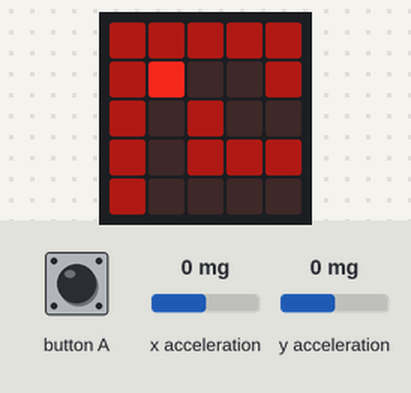
Simulated run of this program. Board: BBC micro:bit running MicroPython. On the bench: the board's 5×5 LED display. Inputs (shaded band) come from the test bench; at power-on: y acceleration 0 mg, x acceleration 0 mg. Random numbers come from a fixed seed.

Above: at 5.0 s.
5.1 s: y acceleration set to 750 mg
At 7.5 s:
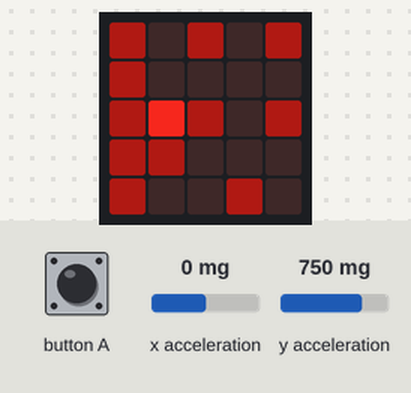
7.7 s: button A pressed for 1 s
At 8.0 s:
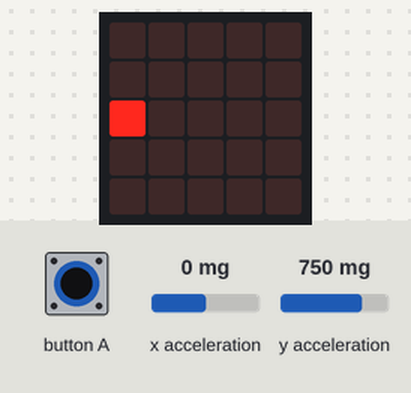
10.2 s: button A pressed for 3.2 s
At 10.66 s:
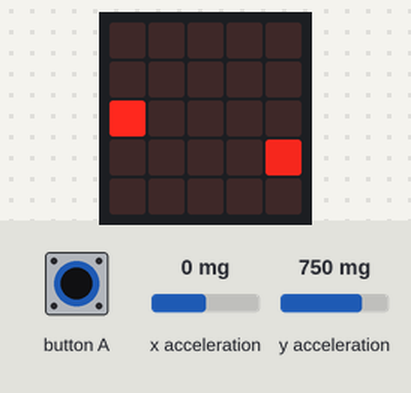
14.9 s: y acceleration set to 1 mg
16.4 s: y acceleration set to -2 mg
At 16.79 s:
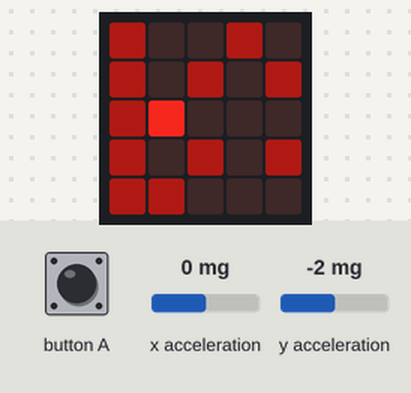
19.4 s: button A pressed for 0.25 s
At 19.66 s:
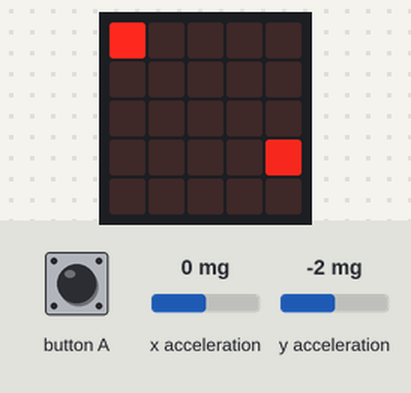
Timing chart, 0 to 22.2 s (numbered marks = the images above; inputs shaded):
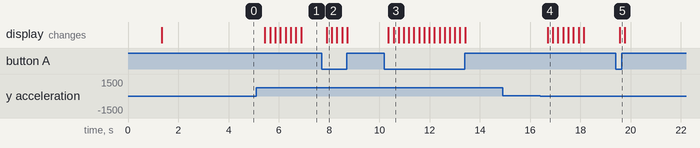

Measured:
- the behaviour switches between 0 and -1 mg on y acceleration (found by bisection; images 3 and 4)
- after the input at 5.1 s, the display: first changes after 0.35 s (image 1 shows a later state)
- after the input at 7.7 s, the display: changes after 0.21 s (image 2)
- after the input at 10.2 s, the display: first changes after 0.16 s (image 3 shows a later state)
- after the input at 14.9 s, every drawn part: stays the same
- after the input at 16.4 s, the display: changes after 0.29 s (image 4)
- after the input at 19.4 s, the display: changes after 0.17 s (image 5)

The program:

maze-random-branch-factor.py
```python
# -*- coding: utf-8 -*-

import microbit as m
from random import randrange as rr

WH = 20
SH = 5

def clamp(a, b, c):
    return max(min(c, b), a)

class Game:
    def __init__(self):
        self.world = bytearray(WH * WH)
        self.player = [ 1, 1 ]
        self.pos = [0, 0]

    def getworld(self, x, y):
        return self.world[x + y * WH]

    def setworld(self, x, y, s):
        self.world[x + y * WH] = s

    def world2screen(self, p):
        return [ p[0] - self.pos[0], p[1] - self.pos[1] ]

    def screen2world(self, p):
        return [ p[0] + self.pos[0], p[1] + self.pos[1] ]

    def getscreen(self, x, y):
        p = self.screen2world((x, y))
        if p == self.player:
            return 4
        else:
            return self.getworld(p[0], p[1])

    def trymove1axis(self, p, d, axis):
        q = [ p[0], p[1] ]
        q[axis] += d
        if q[axis] < 0 or q[axis] >= WH:
            return False, p
        if self.getworld(q[0], q[1]) != 0:
            return False, q
        return True, q

    def updatepos(self):
        self.pos[0] = clamp(0, self.player[0] - SH // 2, WH - SH)
        self.pos[1] = clamp(0, self.player[1] - SH // 2, WH - SH)

    def moveplayer(self, dxy, ax):
        for i in range(2):
            if dxy[ax] != 0:
                r, q = self.trymove1axis(self.player, dxy[ax], ax)
                if r:
                    self.player = q
                    self.updatepos()
                    return True
            ax = 1 - ax
        return False

XX = "2101"
YY = "1210"

CACTGOAL = 3
CAVAIL = 2
CWALL = 1
CEMPTY = 0

def mazesearchactive(g, k):
    for x in range(1, WH - 1):
        for y in range(1, WH - 1):
            if g.getworld(x, y) & 0x03 == CACTGOAL:
                if k == 0:
                    return x, y,
                k -= 1
    return None, None

def mazeupd(g, x, y, active, d):
    p = g.getworld(x, y)
    if p & 0x03 == CACTGOAL:
        g.setworld(x, y, CWALL)
        active -= 1
    elif p == CAVAIL:
        g.setworld(x, y, CACTGOAL + (d << 2))
        active += 1

    return active

def maze(g, prob_max, prob_t):
    active = 0
    for x in range(WH):
        for y in range(WH):
            if x == 0 or y == 0 or x == WH - 1 or y == WH - 1:
                g.setworld(x, y, CWALL)
            else:
                g.setworld(x, y, CAVAIL)

    g.setworld(1, 1, CACTGOAL)
    active += 1

    nx, ny = -1, -1

    while active > 0:

        if nx == -1:
            x, y = mazesearchactive(g, rr(active))
        else:
            x, y = nx, ny
            nx, ny = -1, -1

        lastd = g.getworld(x, y) >> 2

        g.setworld(x, y, CEMPTY)
        active -= 1

        for d in range(4):
            nactive = mazeupd(g, x + int(XX[d]) - 1, y + int(YY[d]) - 1, active, d)
            if lastd == d and nactive > active and rr(prob_max) < prob_t:
                nx, ny = x + int(XX[d]) - 1, y + int(YY[d]) - 1
            active = nactive

    g.setworld(x, y, CACTGOAL)
    return x, y

h = rr(10)
m.display.show(str(h))
g = Game()
gx, gy = maze(g, 10, h)

f = 0

while True:

    if m.button_a.is_pressed():
        m.display.clear()
        m.display.set_pixel(g.player[0] * SH // WH, g.player[1] * SH // WH, 9)
        m.display.set_pixel(gx * SH // WH, gy * SH // WH, 8 * (f % 2))
    else:

        for y in range(SH):
            for x in range(SH):
                v = g.getscreen(x, y)
                if v == CACTGOAL and f % 2 == 1:
                    v = 0
                m.display.set_pixel(x, y, v * 2)

        if abs(g.player[0] - gx) + abs(g.player[1] - gy) <= 1:
            break

        dx = m.accelerometer.get_x()
        dy = m.accelerometer.get_y()
        ax = int(abs(dy) > abs(dx))
        dx = clamp(-1, dx // 200, 1)
        dy = clamp(-1, dy // 200, 1)
        if dx != 0 or dy != 0:
            g.moveplayer((dx, dy), ax)

    m.sleep(200)
    f += 1

while True:
    m.sleep(500)
    m.display.scroll("{}s".format(f // 5))
```
